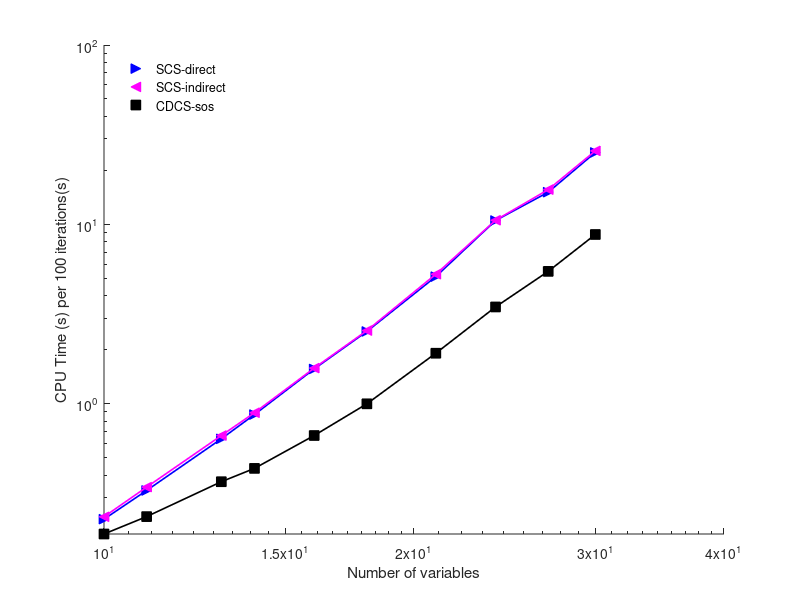
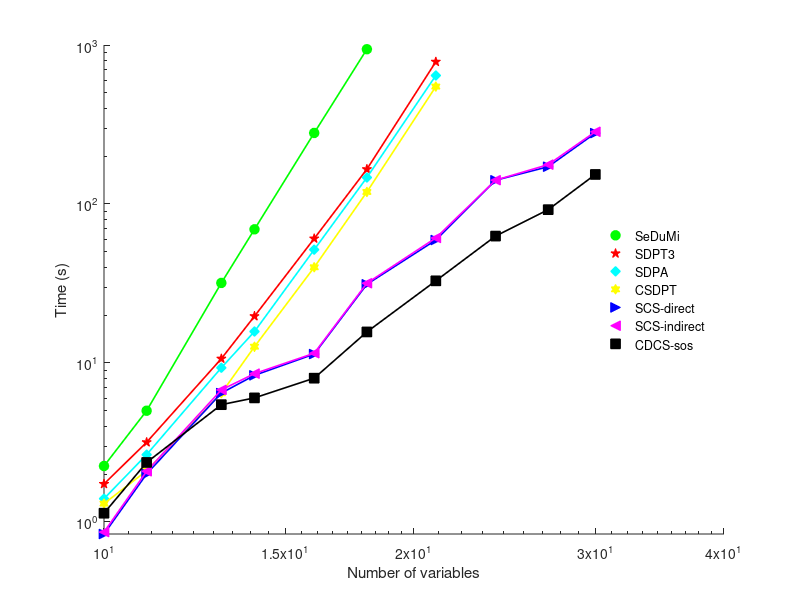

These figures' MATLAB source, in order:

clc;clear;close all;

load RandomPoly.mat

Lwidth = 1.2;
Msize  = 7;
figure;
Index = 1:6;
h1 = loglog(N(Index),TimeTotal(Index,1),'go','markersize',Msize,'MarkerFaceColor','g'); hold on; 
     loglog(N(Index),TimeTotal(Index,1),'g','linewidth',Lwidth);
Index = 1:7;
h2 = loglog(N(Index),TimeTotal(Index,2),'rp','markersize',Msize','MarkerFaceColor','r'); hold on; 
    loglog(N(Index),TimeTotal(Index,2),'r','linewidth',Lwidth);
h3 = loglog(N(Index),TimeTotal(Index,3),'cd','markersize',Msize,'MarkerFaceColor','c'); hold on; 
    loglog(N(Index),TimeTotal(Index,3),'c','linewidth',Lwidth);
h4 = loglog(N(Index),TimeTotal(Index,4),'yh','markersize',Msize,'MarkerFaceColor','y'); hold on; 
    loglog(N(Index),TimeTotal(Index,4),'y','linewidth',Lwidth);

    Index = 1:10;
h5 = loglog(N(Index),TimeTotal(Index,5),'b>','markersize',Msize,'MarkerFaceColor','b'); hold on; 
     loglog(N(Index),TimeTotal(Index,5),'b','linewidth',Lwidth);
h6 = loglog(N(Index),TimeTotal(Index,6),'m<','markersize',Msize','MarkerFaceColor','m'); hold on; 
    loglog(N(Index),TimeTotal(Index,6),'m','linewidth',Lwidth);
h7 = loglog(N(Index),TimeTotal(Index,7),'ks','markersize',Msize,'MarkerFaceColor','k'); hold on; 
    loglog(N(Index),TimeTotal(Index,7),'k','linewidth',Lwidth);

    h = legend([h1 h2 h3 h4 h5 h6 h7],'SeDuMi','SDPT3','SDPA','CSDPT',...
             'SCS-direct','SCS-indirect','CDCS-sos','location','east');
set(h,'box','off');
set(gcf,'Position',[250 150 500 400]);box off, grid off; %xlim([400 3.5*10^3]); ylim([1,10^4])
xlim([10,40]); ylim([0 1000]);
set(gca,'XTick',[10,15,20,30,40]);
xlabel('Number of variables');ylabel('Time (s)');

%print(gcf,['F:\DistributedChordalSDP\Notes\SOS-partial orthogonality\Automatica\Figures\TimeConsOpt'],'-painters','-depsc2','-r600')


Lwidth = 1.2;
Msize  = 7;
figure;
TimeAver = TimeAver.*100;
    Index = 1:10;
h5 = loglog(N(Index),TimeAver(Index,1),'b>','markersize',Msize,'MarkerFaceColor','b'); hold on; 
     loglog(N(Index),TimeAver(Index,1),'b','linewidth',Lwidth);
h6 = loglog(N(Index),TimeAver(Index,2),'m<','markersize',Msize','MarkerFaceColor','m'); hold on; 
    loglog(N(Index),TimeAver(Index,2),'m','linewidth',Lwidth);
h7 = loglog(N(Index),TimeAver(Index,3),'ks','markersize',Msize,'MarkerFaceColor','k'); hold on; 
    loglog(N(Index),TimeAver(Index,3),'k','linewidth',Lwidth);

    h = legend([h5 h6 h7],'SCS-direct','SCS-indirect','CDCS-sos','location','northwest');
set(h,'box','off');
set(gcf,'Position',[250 150 450 400]);box off, grid off; %xlim([400 3.5*10^3]); ylim([1,10^4])
xlim([10,40]); ylim([0 100]);
set(gca,'XTick',[10,15,20,30,40]);
xlabel('Number of variables');ylabel('CPU Time (s) per 100 iterations(s)');

print(gcf,['F:\DistributedChordalSDP\Notes\SOS-partial orthogonality\Automatica\Figures\TimeConsOptAver'],'-painters','-depsc2','-r600')
